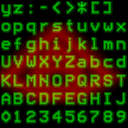

Python code for this plot:
from PIL import Image, ImageFont, ImageDraw, ImageFilter, ImageChops
import math

IMAGE_SIZE = 128
COLUMNS = 10
ROWS = 7
FILTER_SIZE = 2

FONT_SIZE = math.floor(IMAGE_SIZE / ROWS) - FILTER_SIZE


CHARS = """
yz:-<>*[] \
opqrstuvwx
efghijklmn
UVWXYZabcd
KLMNOPQRST
ABCDFEGHIJ
0123456789
""".replace("\n", "")
print(len(CHARS))


FONT = ImageFont.truetype("bedstead.ttf", FONT_SIZE)

raw_sheet = Image.new("RGBA", (IMAGE_SIZE,IMAGE_SIZE), (0,0,0, 255))
draw = ImageDraw.Draw(raw_sheet)
    
ids = {}

for i, character in enumerate(CHARS):
    column = i % COLUMNS
    row = math.floor(i / COLUMNS)
    
    col_pix = column * (IMAGE_SIZE / COLUMNS)
    row_pix = row * (IMAGE_SIZE / ROWS)

    ids[character] = i
    
    color = (255, 0, 0, 255)
    
    draw.text((col_pix,row_pix), character, fill=color, font=FONT)

raw = raw_sheet.load()

# Generate distance field
sdf = Image.new("RGBA", (IMAGE_SIZE,IMAGE_SIZE), (0,0,0, 255))
sdf_raw = sdf.load()

for i in range(IMAGE_SIZE):
    for j in range(IMAGE_SIZE):
        
        d1 = 0 # Outer distance
        d2 = 0 # Inner distance
        
        for x in range(-FILTER_SIZE, FILTER_SIZE):
            for y in range(-FILTER_SIZE, FILTER_SIZE):
                dist = 1 -  ((x**2 + y ** 2) ** 0.5) / (FILTER_SIZE*(2**0.5))
                
                nx = i + x
                ny = j + y
                if nx > 0 and nx < IMAGE_SIZE and ny > 0 and ny < IMAGE_SIZE:
                    pixel = raw[i + x, j + y][0] / 255
                else:
                    pixel = 0.0
                
                d1 = max(d1, pixel * dist)
                d2 = max(d2, (1-pixel) * (dist))

        d = (d1 + (1 - d2)) / 2
        d = int(d * 255)
        
        sdf_raw[i, j] = (0, d, 0, 255)


red = Image.new("RGBA", (IMAGE_SIZE,IMAGE_SIZE), (135,0,0, 255))
ship_sprite = Image.open("ship.png")

SHIP_SCALE = 1.0
SHIP_DISTORT = 5.0 / 9.0 # Characters are 5 wide, 9 high, so are distorted in the shader. This is the anit-distortion

ship_sprite = ship_sprite.transform(
    ship_sprite.size,
    Image.AFFINE, 
    (
        SHIP_SCALE * SHIP_DISTORT, 
        0, 
        ship_sprite.size[0] * 0.25,# * SHIP_SCALE / SHIP_DISTORT / 4, 
        0, 
        SHIP_SCALE, 
        ship_sprite.size[1] * 0.0,# * SHIP_SCALE / 4)
    )
)
ship_sprite = ship_sprite.resize((IMAGE_SIZE, IMAGE_SIZE))


ship_sprite = ImageChops.multiply(ship_sprite, red)

out_image = ImageChops.add(ship_sprite, sdf)

out_image.save("font.png")
out_image.show()

print(i)